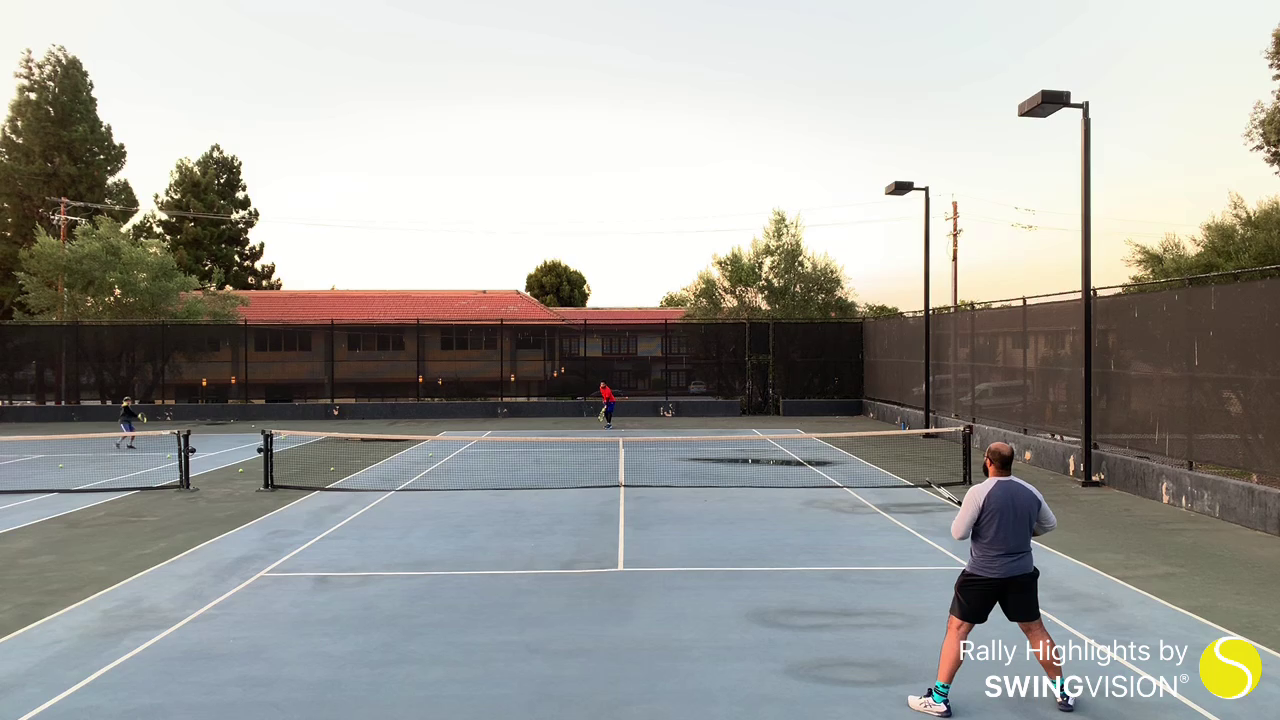
#> input picture hello.png, 1280 x 720 px, given in place of the camera
$ python motion_detector.py
#> lines starting #> are read from the running program, lines starting #| are printed output that depends on the picture; after the words box and inside, x2 and y2 are one past the last pixel; in counts of white or black regions, pixels touching at a corner belong together
# USAGE
# python motion_detector.py
# python motion_detector.py --video videos/example_01.mp4

# import the necessary packages
import math

from imutils.video import VideoStream
from imutils import contours
import argparse
import datetime
import imutils
import time
import cv2
import numpy as np
from skimage import measure

# TODO: Add a counter and only return moving objects if they have been seen a few times


VIDEO_SIZE = 800
STALE_THRESHOLD = 20

def region_of_interest(image):
    height = image.shape[0]
    width = image.shape[1]

    polygons = np.array([[(0, 207), (width, 20), (width, height), (0, height)]])
    mask = np.zeros_like(image)
    cv2.fillPoly(mask, polygons, 255)
    masked_image = cv2.bitwise_and(image,mask)
    return masked_image


# [11 lines left out: function scale_contour, not called in this run]

class TrackObjectsUsingContours:
    def __init__(self):
        self.objects = []
        self.count = 0

    # [10 lines left out: function add, not called in this run]

    def how_many_objects(self):
        return len(self.objects)

    def fastest_objects(self):
        fastest = sorted(self.objects, key=lambda x: x.speed, reverse=True)
        return fastest[:2]

    def most_traveled_objects(self):
        longest_traveled = sorted(self.objects, key=lambda x: x.distance, reverse=True)
        return longest_traveled[:2]

    def all_moving_objects(self):
        return self.objects

    # [7 lines left out: function find_ball, not called in this run]

    def cleanup_stale_objects(self):
        # remove object after N number of frames
        self.objects = [obj for obj in self.objects if obj.stale < STALE_THRESHOLD]


class MovingObject:

    # [8 lines left out: function __init__, not called in this run]

    @property
    def area(self):
        return cv2.contourArea(self.contour)

    @property
    def perimeter(self):
        return cv2.arcLength(self.contour, True)

    # [71 lines left out: functions is_this_me, is_similar_enough_in_area_perimeter, calculate_lower_upper_bounds, within_bounds, recalibrate_position, contourIntersect, not called in this run]


# construct the argument parser and parse the arguments
ap = argparse.ArgumentParser()
ap.add_argument("-v", "--video", help="path to the video file")
ap.add_argument("-a", "--min-area", type=int, default=500, help="minimum area size")
args = vars(ap.parse_args())

# if the video argument is None, then we are reading from webcam
if args.get("video", None) is None:
    vs = VideoStream(src=0).start()
    time.sleep(2.0)

# otherwise, we are reading from a video file
else:
    vs = cv2.VideoCapture(args["video"])

# initialize the first frame in the video stream
firstFrame = None
lastFrame = None


###############track bars ##########

def nothing(x):
    pass


trackbars = np.zeros((300, 512, 3), np.uint8)
cv2.namedWindow('trackbars')

# create trackbars for color change
cv2.createTrackbar('Threshold', 'trackbars', 25, 255, nothing)
cv2.createTrackbar('Iterations', 'trackbars', 16, 255, nothing)
cv2.createTrackbar('min_size', 'trackbars', 50, 1000, nothing)
cv2.createTrackbar('max_size', 'trackbars', 1000, 1000, nothing)

object_tracker = TrackObjectsUsingContours()

# loop over the frames of the video
while True:
    # grab the current frame and initialize the occupied/unoccupied
    # text

    threshold = cv2.getTrackbarPos('Threshold', 'trackbars')
    iterations = cv2.getTrackbarPos('Iterations', 'trackbars')
    min_size = cv2.getTrackbarPos('min_size', 'trackbars')
    max_size = cv2.getTrackbarPos('max_size', 'trackbars')

    frame = vs.read()
#> frame is the input picture: shape (720, 1280, 3); mean B, G, R 154.9, 159, 159.2
    frame = frame if args.get("video", None) is None else frame[1]
    text = "Unoccupied"

    # if the frame could not be grabbed, then we have reached the end
    # of the video
    if frame is None:
        break

    # resize the frame, convert it to grayscale, and blur it
    frame = imutils.resize(frame, width=VIDEO_SIZE)
#> frame: shape (450, 800, 3)
    gray = cv2.cvtColor(frame, cv2.COLOR_BGR2GRAY)
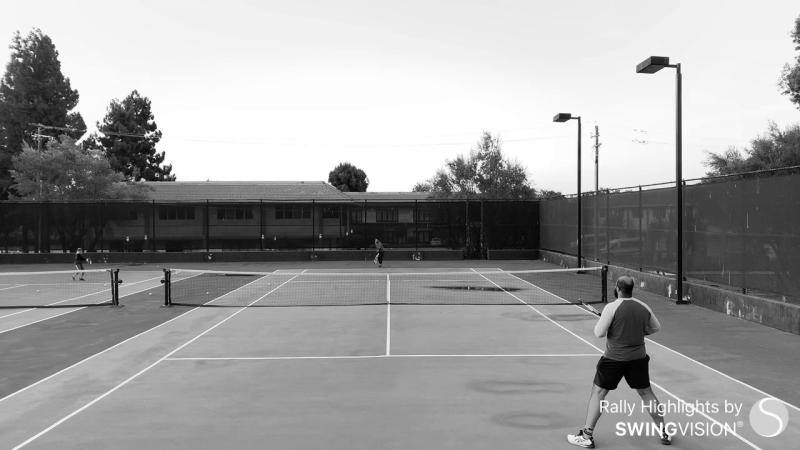
#> gray: shape (450, 800); min 0, max 255, mean 158.6
    gray = region_of_interest(gray)
#> in region_of_interest, `cv2.fillPoly(mask, polygons, 255)`:
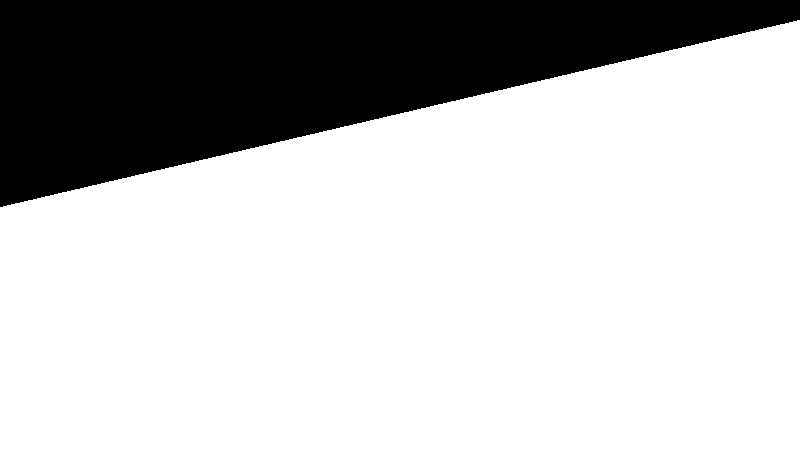
#> mask: shape (450, 800); 74.8% white; 1 black region, box (x1, y1, x2, y2) and area: (0, 0, 800, 207) 90800
#> in region_of_interest, `masked_image = cv2.bitwise_and(image,mask)`:
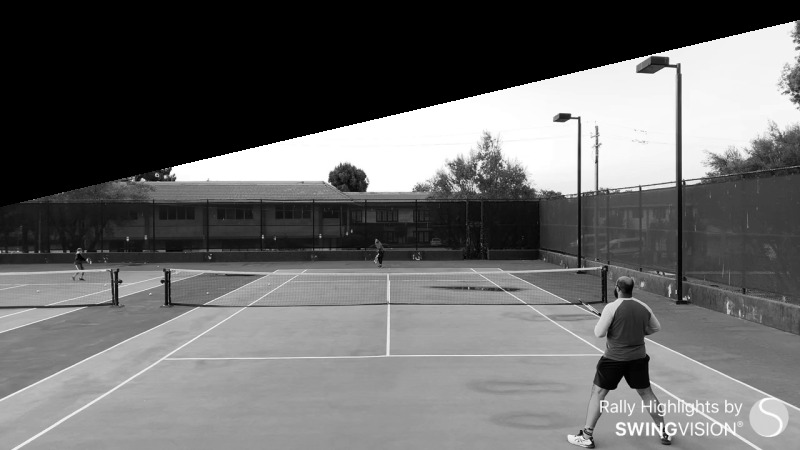
#> masked_image: shape (450, 800); min 0, max 255, mean 105
    gaussian_blur = 3
    gray = cv2.GaussianBlur(gray, (gaussian_blur, gaussian_blur), 0)

    if lastFrame is None:
        lastFrame = gray

    # compute the absolute difference between the current frame and
    # first frame
    frameDelta = cv2.absdiff(lastFrame, gray)
#> frameDelta: shape (450, 800); every value is 0
    thresh = cv2.threshold(frameDelta,
                           threshold,  # how big the squares are
                           255,
                           cv2.THRESH_BINARY)[1]

    # dilate the thresholded image to fill in holes, then find contours
    # on thresholded image
    dilatation_type = cv2.MORPH_ELLIPSE
    element = cv2.getStructuringElement(dilatation_type, (2 * iterations + 1, 2 * iterations + 1),
                                       (iterations, iterations))
    thresh = cv2.dilate(thresh, element)
    thresh = cv2.erode(thresh, None, iterations=3)
    cnts = cv2.findContours(thresh.copy(),
                            cv2.RETR_EXTERNAL,
                            cv2.CHAIN_APPROX_SIMPLE)
#> cnts = 0 contours
    cnts = imutils.grab_contours(cnts)
#> cnts = []
    # cnts = contours.sort_contours(cnts)[0]


    # TODO: ADD UI drag elements to tweak all these settings on the fly

    # perform a connected component analysis on the thresholded
    # image, then initialize a mask to store only the "large"
    # components
    # labels = measure.label(thresh, neighbors=8, background=0)
    # mask = np.zeros(thresh.shape, dtype="uint8")
    # # loop over the unique components
    # for label in np.unique(labels):
    #     # if this is the background label, ignore it
    #     if label == 0:
    #         continue
    #     # otherwise, construct the label mask and count the
    #     # number of pixels
    #     labelMask = np.zeros(thresh.shape, dtype="uint8")
    #     labelMask[labels == label] = 255
    #     numPixels = cv2.countNonZero(labelMask)
    #     # if the number of pixels in the component is sufficiently
    #     # large, then add it to our mask of "large blobs"
    #     if numPixels > 300:
    #         mask = cv2.add(mask, labelMask)
    #
    # cv2.imshow("mask", mask)


    # loop over the contours
    for idx, c in enumerate(cnts):
        # if the contour is too small, ignore it
        # if cv2.contourArea(c) > max_size or cv2.contourArea(c) < min_size:
        #     continue

        object_tracker.add(c)
        contours.label_contour(frameDelta, c, idx)

        # [16 lines of commented-out code are left out]

        (x, y, w, h) = cv2.boundingRect(c)
        moment = cv2.moments(c)
        area = cv2.contourArea(c)
        perimeter = cv2.arcLength(c, True)
        hull = str(cv2.convexHull(c, returnPoints=True))
        convex = cv2.isContourConvex(c)
        ratio = cv2.contourArea(c) / cv2.arcLength(c, True)
        # [5 lines of commented-out code are left out]

        (x, y), radius = cv2.minEnclosingCircle(c)
        center = (int(x), int(y))
        radius = int(radius)
        img = cv2.circle(frame, center, radius, (0, 255, 0), 1)
#> this loop made 0 passes

    for obj in object_tracker.objects:
        if obj.age < 100:
            continue
        (x, y, w, h) = cv2.boundingRect(obj.contour)
        cv2.putText(frame, str(obj.id) + "  " + str(obj.distance),(x, y - 10), cv2.FONT_HERSHEY_SIMPLEX, 0.35, (0, 125, 125), 1)
        cv2.rectangle(frame, (x, y), (x + w, y + h), (0, 125, 125), 2)
    # [14 lines of commented-out code are left out]
    cv2.putText(frame, "Room Status: {}".format(text), (10, 20),
                cv2.FONT_HERSHEY_SIMPLEX, 0.5, (0, 0, 255), 2)
    cv2.putText(frame, datetime.datetime.now().strftime("%A %d %B %Y %I:%M:%S%p"),
                (10, frame.shape[0] - 10), cv2.FONT_HERSHEY_SIMPLEX, 0.35, (0, 0, 255), 1)
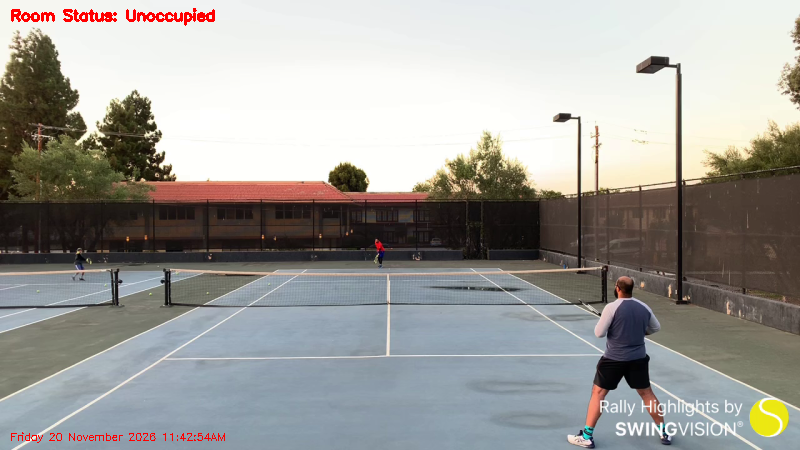
#> frame: shape (450, 800, 3); mean B, G, R 153.8, 157.9, 159.4

    # # Setup SimpleBlobDetector parameters.
    # params = cv2.SimpleBlobDetector_Params()
    #
    # # Change thresholds
    # params.minThreshold = 10
    # params.maxThreshold = 20
    #
    # # Filter by Area.
    # params.filterByArea = True
    # params.minArea = 0
    # params.maxArea = 100
    #
    # # Filter by Circularity
    # params.filterByCircularity = True
    # params.minCircularity = 0.87
    #
    # # Filter by Convexity
    # params.filterByConvexity = True
    # params.minConvexity = 0.2
    #
    # # Filter by Inertia
    # params.filterByInertia = True
    # params.minInertiaRatio = 0.5
    #
    # detector = cv2.SimpleBlobDetector_create(params)
    # keypoints = detector.detect(gray)
    # print(keypoints)

    # img_key_points = cv2.drawKeypoints(gray, keypoints, np.array([]), (0,0,255), cv2.DRAW_MATCHES_FLAGS_DRAW_RICH_KEYPOINTS)
    #
    # cv2.imshow("KEYPOINTS", img_key_points)
    # cv2.moveWindow("KEYPOINTS", 1500, 800)

    # show the frame and record if the user presses a key

    cv2.imshow("Gray", gray)
    cv2.imshow("Security Feed", frame)
    cv2.imshow("Thresh", thresh)
    cv2.imshow("Frame Delta", frameDelta)
    cv2.imshow("trackbars", trackbars)

    cv2.moveWindow("Security Feed", 1000, 0)
    cv2.moveWindow("Gray", 0, 0)
    cv2.moveWindow("Thresh", 1000, 1000)
    cv2.moveWindow("Frame Delta", 2000, 0)

    key = cv2.waitKey() & 0xFF
#> (key q is pressed here)

    # if the `q` key is pressed, break from the lop
    if key == ord("q"):
        break

    lastFrame = gray
    object_tracker.cleanup_stale_objects()
    object_tracker.find_ball()

# cleanup the camera and close any open windows
vs.stop() if args.get("video", None) is None else vs.release()
cv2.destroyAllWindows()
